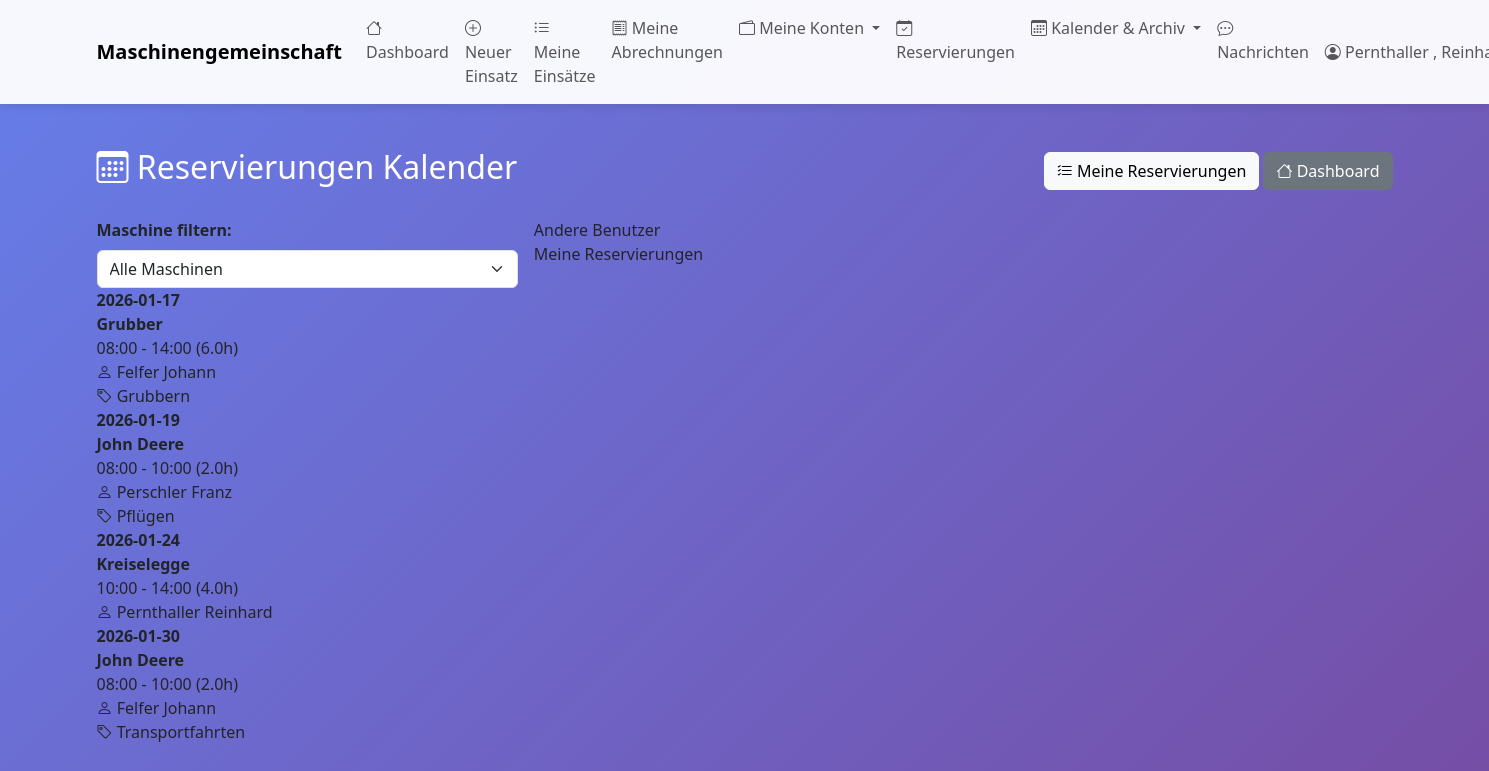
Page /reservierungen-kalender (signed in) on the earlier database version.
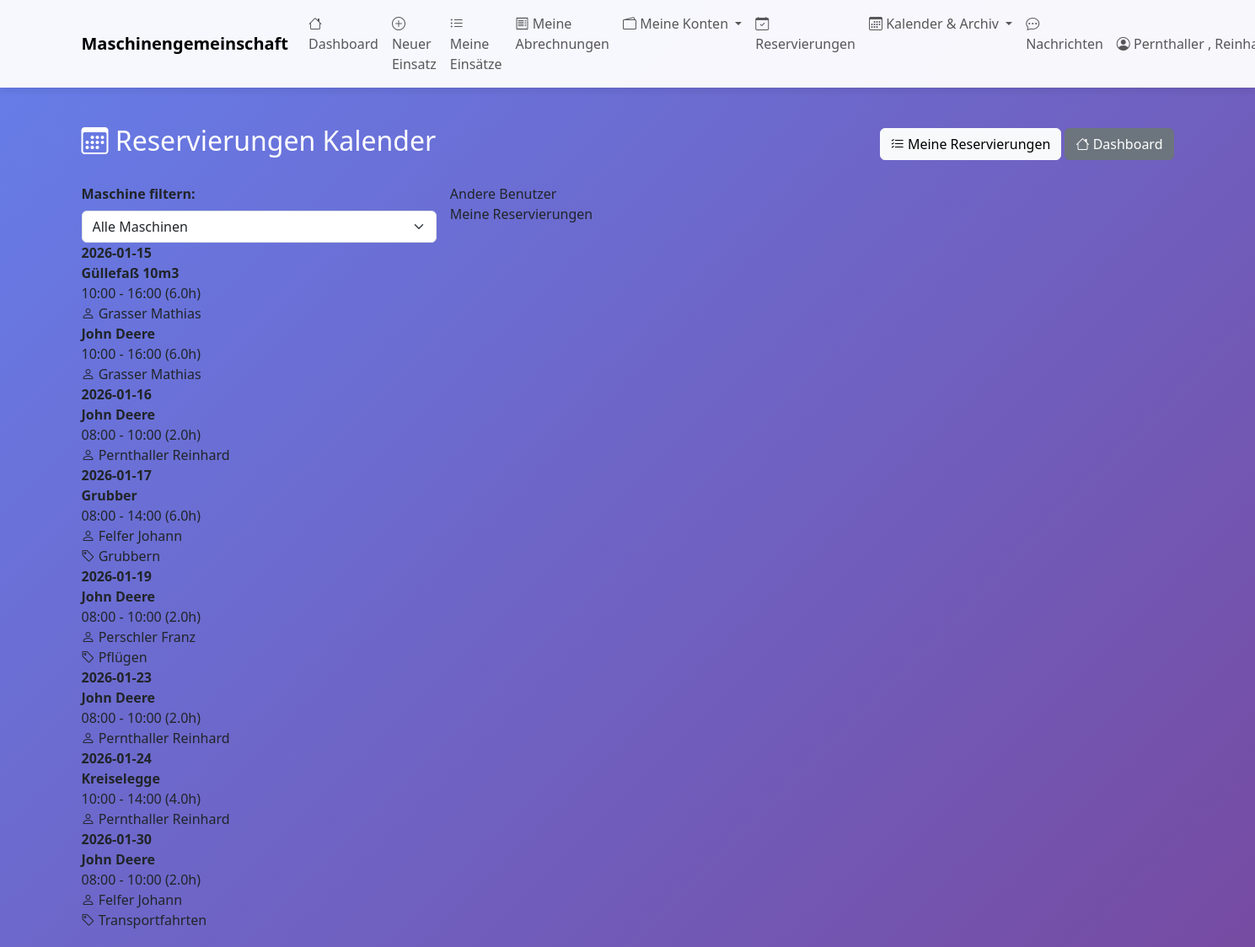
Same page on the later database version.
### tables this page shows
CREATE TABLE maschinen_reservierungen (
                id INTEGER PRIMARY KEY AUTOINCREMENT,
                maschine_id INTEGER NOT NULL,
                benutzer_id INTEGER NOT NULL,
                datum DATE NOT NULL,
                uhrzeit_von TIME NOT NULL,
                uhrzeit_bis TIME NOT NULL,
                nutzungsdauer_stunden REAL NOT NULL,
                zweck TEXT,
                bemerkung TEXT,
                status TEXT DEFAULT 'aktiv',
                erstellt_am TIMESTAMP DEFAULT CURRENT_TIMESTAMP,
                geaendert_am TIMESTAMP DEFAULT CURRENT_TIMESTAMP,
                FOREIGN KEY (maschine_id) REFERENCES maschinen(id) ON DELETE CASCADE,
                FOREIGN KEY (benutzer_id) REFERENCES benutzer(id) ON DELETE CASCADE
            );

CREATE TABLE maschinen (
    id INTEGER PRIMARY KEY AUTOINCREMENT,
    bezeichnung TEXT NOT NULL,
    hersteller TEXT,
    modell TEXT,
    baujahr INTEGER,
    kennzeichen TEXT,
    anschaffungsdatum DATE,
    stundenzaehler_aktuell REAL,
    naechste_wartung_bei REAL,
    aktiv BOOLEAN DEFAULT 1,
    bemerkungen TEXT
, abrechnungsart TEXT DEFAULT 'stunden', preis_pro_einheit REAL DEFAULT 0.0, wartungsintervall INTEGER DEFAULT 50, naechste_wartung REAL, anmerkungen TEXT, erfassungsmodus TEXT DEFAULT 'fortlaufend', gemeinschaft_id INTEGER DEFAULT 1 REFERENCES gemeinschaften(id), anschaffungspreis REAL DEFAULT 0.0, abschreibungsdauer_jahre INTEGER DEFAULT 10, treibstoff_berechnen BOOLEAN DEFAULT 0);

### web_app.py (the view)
@app.route('/reservierungen-kalender')
@login_required
def reservierungen_kalender():
    from datetime import datetime, timedelta
    maschine_id = request.args.get('maschine_id', type=int)
    with MaschinenDBContext(DB_PATH) as db:
        cursor = db.connection.cursor()
        maschinen = db.get_all_maschinen()
        heute = datetime.now()
        bis_datum = (heute + timedelta(days=30)).strftime('%Y-%m-%d')
        if maschine_id:
            cursor.execute("""
                SELECT r.*, m.bezeichnung as maschine_bezeichnung,
                       b.name || ' ' || COALESCE(b.vorname, '') as benutzer_name
                FROM maschinen_reservierungen r
                JOIN maschinen m ON r.maschine_id = m.id
                JOIN benutzer b ON r.benutzer_id = b.id
                WHERE r.maschine_id = ?
                  AND r.datum >= date('now')
                  AND r.datum <= ?
                  AND r.status = 'aktiv'
                ORDER BY r.datum, r.uhrzeit_von
            """, (maschine_id, bis_datum))
        else:
            cursor.execute("""
                SELECT r.*, m.bezeichnung as maschine_bezeichnung,
                       b.name || ' ' || COALESCE(b.vorname, '') as benutzer_name
                FROM maschinen_reservierungen r
                JOIN maschinen m ON r.maschine_id = m.id
                JOIN benutzer b ON r.benutzer_id = b.id
                WHERE r.datum >= date('now')
                  AND r.datum <= ?
                  AND r.status = 'aktiv'
                ORDER BY r.datum, m.bezeichnung, r.uhrzeit_von
            """, (bis_datum,))
        columns = [desc[0] for desc in cursor.description]
        reservierungen = [dict(zip(columns, row)) for row in cursor.fetchall()]
    return render_template('reservierungen_kalender.html',
                         reservierungen=reservierungen,
                         maschinen=maschinen,
                         selected_maschine_id=maschine_id,
                         heute=heute.strftime('%Y-%m-%d'))

### database.py (called while the page is built)
    def connect(self):
        self.connection = sqlite3.connect(self.db_path)
        self.connection.row_factory = sqlite3.Row
        self.cursor = self.connection.cursor()

    def close(self):
        if self.connection:
            self.connection.close()

    def get_all_maschinen(self, nur_aktive: bool = True) -> List[Dict]:
        sql = "SELECT * FROM maschinen"
        if nur_aktive:
            sql += " WHERE aktiv = 1"
        sql += " ORDER BY bezeichnung"
        self.cursor.execute(sql)
        return [dict(row) for row in self.cursor.fetchall()]

    def __enter__(self):
        self.connect()
        return self

    def __exit__(self, exc_type, exc_val, exc_tb):
        if exc_type is None:
            self.connection.commit()
        else:
            self.connection.rollback()
        self.close()
        return False

### web_app.py (called while the page is built)
def login_required(f):
    @wraps(f)
    def decorated_function(*args, **kwargs):
        if 'benutzer_id' not in session:
            flash('Bitte melden Sie sich an.', 'warning')
            return redirect(url_for('login'))
        return f(*args, **kwargs)
    return decorated_function

### templates/reservierungen_kalender.html (shortened to what this page needs)
{% extends "base.html" %}
{% block content %}
<div class="row mt-4">
    <div class="col-12">
        <div class="d-flex justify-content-between align-items-center mb-4">
            <h2 class="text-white">
                <i class="bi bi-calendar3"></i> Reservierungen Kalender
            </h2>
            <div>
                <a href="{{ url_for('meine_reservierungen') }}" class="btn btn-light">
                    <i class="bi bi-list-check"></i> Meine Reservierungen
                </a>
                <a href="{{ url_for('dashboard') }}" class="btn btn-secondary">
                    <i class="bi bi-house"></i> Dashboard
                </a>
            </div>
        </div>
    </div>
</div>
<div class="filter-section">
    <form method="GET" action="{{ url_for('reservierungen_kalender') }}" class="row g-3">
        <div class="col-md-4">
            <label class="form-label fw-bold">Maschine filtern:</label>
            <select name="maschine_id" class="form-select" onchange="this.form.submit()">
                <option value="">Alle Maschinen</option>
            </select>
        </div>
        <div class="col-md-8">
            <div class="legende">
                <div class="legende-item">
                    <span>Andere Benutzer</span>
                </div>
                <div class="legende-item">
                    <span>Meine Reservierungen</span>
                </div>
            </div>
        </div>
    </form>
</div>
<div class="kalender-container">
    {% if reservierungen %}
        {% set grouped_by_date = {} %}
        {% for res in reservierungen %}
            {% if res.datum not in grouped_by_date %}
                {% set _ = grouped_by_date.update({res.datum: []}) %}
            {% endif %}
            {% set _ = grouped_by_date[res.datum].append(res) %}
        {% endfor %}
        {% for datum, reservierungen_tag in grouped_by_date.items() %}
        <div class="tag-zeile">
            <div class="datum-spalte">
                <strong>{{ datum }}</strong>
            </div>
            <div class="tages-uebersicht">
                {% for res in reservierungen_tag %}
                <div class="reservierung-karte {% if res.benutzer_id == session.benutzer_id %}eigene{% endif %}">
                    <div>
                        <strong>{{ res.maschine_bezeichnung }}</strong>
                        <div class="zeit-info">
                            {{ res.uhrzeit_von }} - {{ res.uhrzeit_bis }} ({{ res.nutzungsdauer_stunden }}h)
                        </div>
                        <div>
                            <i class="bi bi-person"></i> {{ res.benutzer_name }}
                        </div>
                        {% if res.zweck %}
                        <div><i class="bi bi-tag"></i> {{ res.zweck }}</div>
                        {% endif %}
                    </div>
                </div>
                {% endfor %}
            </div>
        </div>
        {% endfor %}
    {% else %}
        <div class="keine-reservierung">
            <i class="bi bi-calendar-x"></i>
            Keine Reservierungen in den nächsten 30 Tagen.
        </div>
    {% endif %}
</div>
{% endblock %}

### templates/base.html (shortened to what this page needs)
<!DOCTYPE html>
<html lang="de">
<head>
    <link href="https://cdn.jsdelivr.net/npm/bootstrap@5.3.0/dist/css/bootstrap.min.css" rel="stylesheet">
    <link rel="stylesheet" href="https://cdn.jsdelivr.net/npm/bootstrap-icons@1.11.0/font/bootstrap-icons.css">
</head>
<body>
    {% if session.get('benutzer_id') %}
    <nav class="navbar navbar-expand-lg navbar-light navbar-custom sticky-top">
        <div class="container">
            <a class="navbar-brand fw-bold" href="{{ url_for('dashboard') }}">
                 Maschinengemeinschaft
            </a>
            <div class="collapse navbar-collapse" id="navbarNav">
                <ul class="navbar-nav me-auto">
                    <li class="nav-item">
                        <a class="nav-link" href="{{ url_for('dashboard') }}">
                            <i class="bi bi-house"></i> Dashboard
                        </a>
                    </li>
                    <li class="nav-item">
                        <a class="nav-link" href="{{ url_for('neuer_einsatz') }}">
                            <i class="bi bi-plus-circle"></i> Neuer Einsatz
                        </a>
                    </li>
                    <li class="nav-item">
                        <a class="nav-link" href="{{ url_for('meine_einsaetze') }}">
                            <i class="bi bi-list-ul"></i> Meine Einsätze
                        </a>
                    </li>
                    <li class="nav-item">
                        <a class="nav-link" href="{{ url_for('meine_abrechnungen') }}">
                            <i class="bi bi-receipt"></i> Meine Abrechnungen
                        </a>
                    </li>
                    <li class="nav-item dropdown">
                        <a class="nav-link dropdown-toggle" href="#" id="kontenDropdown" role="button" data-bs-toggle="dropdown">
                            <i class="bi bi-wallet2"></i> Meine Konten
                        </a>
                    </li>
                    <li class="nav-item">
                        <a class="nav-link" href="{{ url_for('meine_reservierungen') }}">
                            <i class="bi bi-calendar-check"></i> Reservierungen
                        </a>
                    </li>
                    <li class="nav-item dropdown">
                        <a class="nav-link dropdown-toggle" href="#" id="reservierungenDropdown" role="button" data-bs-toggle="dropdown">
                            <i class="bi bi-calendar3"></i> Kalender & Archiv
                        </a>
                    </li>
                    <li class="nav-item">                        <a class="nav-link" href="{{ url_for('nachrichten') }}">
                            <i class="bi bi-chat-dots"></i> Nachrichten
                        </a>
                    </li>
                </ul>
                <ul class="navbar-nav">
                    <li class="nav-item dropdown">
                        <a class="nav-link dropdown-toggle" href="#" id="navbarDropdown" role="button" data-bs-toggle="dropdown">
                            <i class="bi bi-person-circle"></i> {{ session.get('benutzer_name') }}
                        </a>
                    </li>
                </ul>
            </div>
        </div>
    </nav>
    {% endif %}
    <div class="main-container">
        <div class="container">
            {% block content %}{% endblock %}
        </div>
    </div>
</body>
</html>

### templates/base.html (style rules this page uses)
body { min-height: 100vh; background: linear-gradient(135deg, #667eea 0%, #764ba2 100%); }
.main-container { min-height: 100vh; padding: 20px 0; }
.navbar-custom { background: rgba(255,255,255,0.95); backdrop-filter: blur(10px); box-shadow: 0 2px 10px rgba(0,0,0,0.1); }

Differences in the rows shown:
added maschinen_reservierungen: datum "2026-01-15", maschine_bezeichnung "Güllefaß 10m3", uhrzeit_von "10:00", uhrzeit_bis "16:00", nutzungsdauer_stunden "6.0", benutzer_name "Grasser Mathias"
added maschinen_reservierungen: maschine_bezeichnung "John Deere", uhrzeit_von "10:00", uhrzeit_bis "16:00", nutzungsdauer_stunden "6.0", benutzer_name "Grasser Mathias", shown under "2026-01-15"
added maschinen_reservierungen: datum "2026-01-16", maschine_bezeichnung "John Deere", uhrzeit_von "08:00", uhrzeit_bis "10:00", nutzungsdauer_stunden "2.0", benutzer_name "Pernthaller Reinhard"
added maschinen_reservierungen: datum "2026-01-23", maschine_bezeichnung "John Deere", uhrzeit_von "08:00", uhrzeit_bis "10:00", nutzungsdauer_stunden "2.0", benutzer_name "Pernthaller Reinhard"
